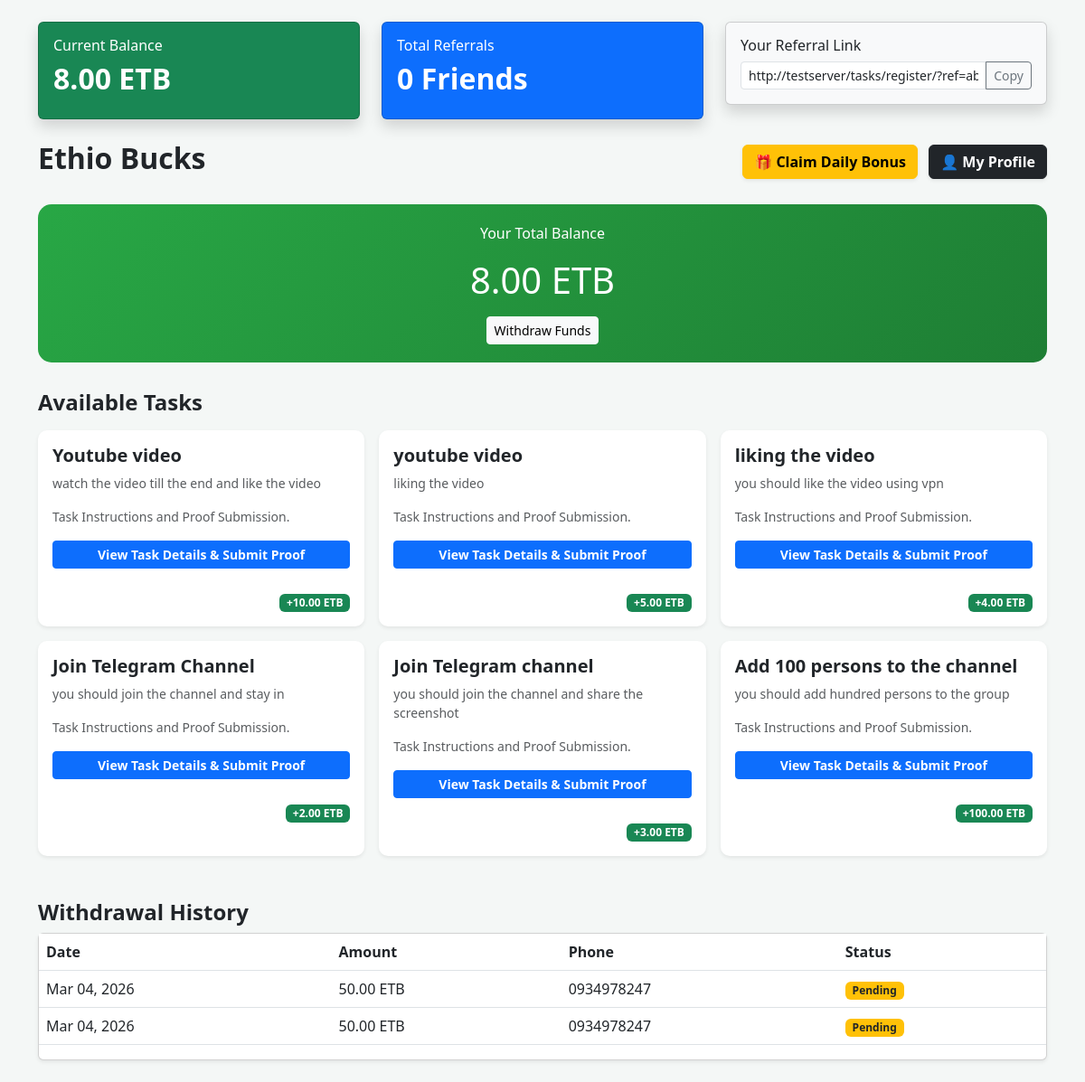
Before: /tasks/ (signed in) with the older database file.
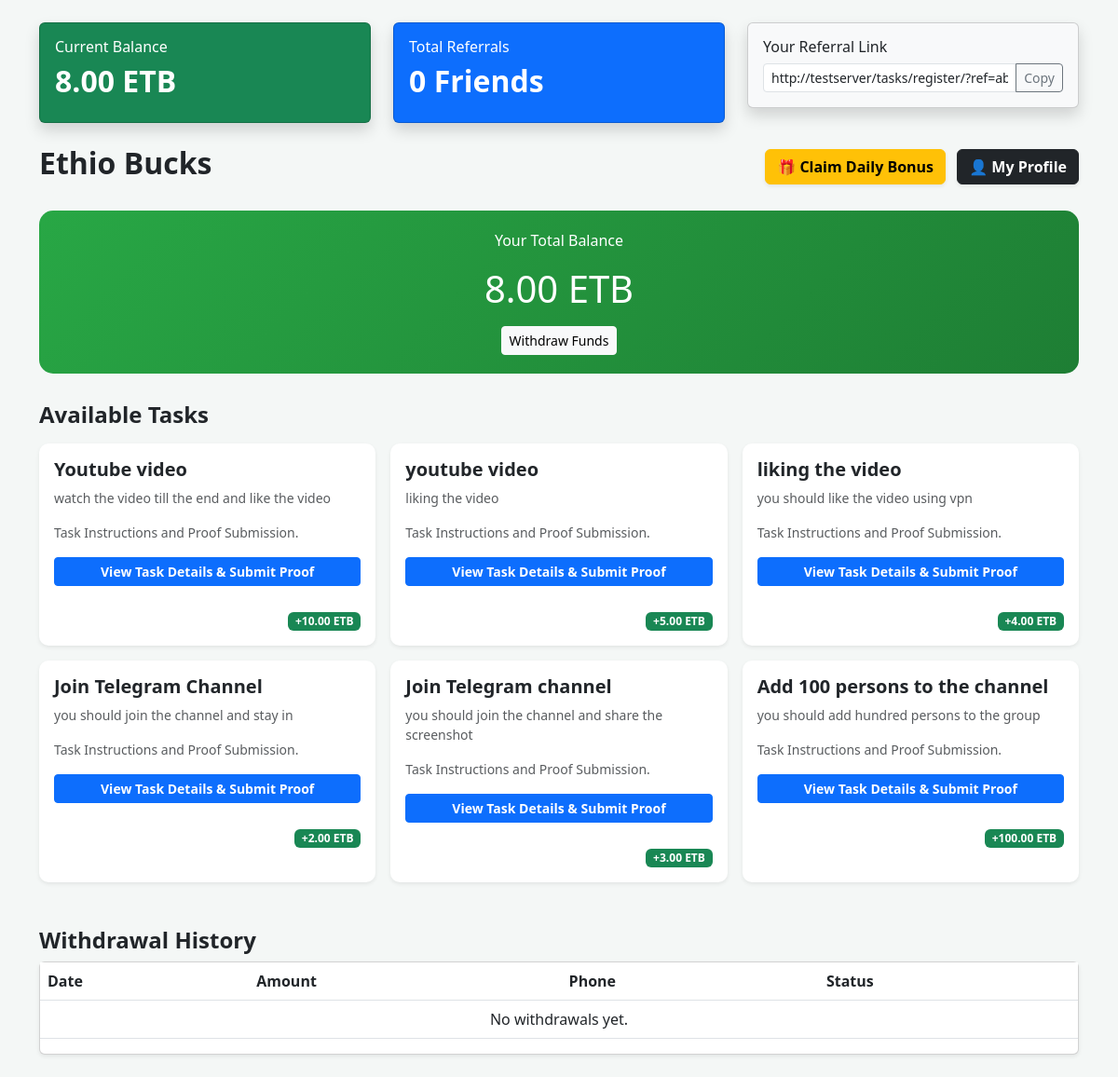
After: the same page with the newer database file.
### tasks/models.py (models this page shows, shortened)
class Profile(models.Model):
    user = models.OneToOneField(User, on_delete=models.CASCADE)
    balance = models.DecimalField(max_digits=10, decimal_places=2, default=0.00)
    last_bonus_date = models.DateTimeField(null=True, blank=True)
    referred_by = models.ForeignKey(User, on_delete=models.SET_NULL, null=True, blank=True, related_name='referrals')

class Task(models.Model):
    title = models.CharField(max_length=200)
    link = models.URLField()
    reward = models.DecimalField(max_digits=10, decimal_places=2)
    description = models.TextField(blank=True)
    requires_proof = models.BooleanField(default=False)

class WithdrawalRequest(models.Model):
    user = models.ForeignKey(User, on_delete=models.CASCADE)
    amount = models.DecimalField(max_digits=10, decimal_places=2)
    phone_number = models.CharField(max_length=15)
    payment_method = models.CharField(max_length=50, default="Telebirr")
    is_approved = models.BooleanField(default=False)
    created_at = models.DateTimeField(auto_now_add=True)

### tasks/views.py (the view)
# urls.py: path('', views.task_list, name='task_list'),
@login_required
def task_list(request):
    all_tasks = Task.objects.all()
    user_profile, created = Profile.objects.get_or_create(user=request.user)
    referral_count = request.user.referrals.count()
    my_withdrawals = WithdrawalRequest.objects.filter(user=request.user).order_by('-created_at')
    pending_money = my_withdrawals.filter(is_approved=False).aggregate(Sum('amount'))['amount__sum'] or 0.00
    approved_money = my_withdrawals.filter(is_approved=True).aggregate(Sum('amount'))['amount__sum'] or 0.00
    context = {
        'tasks': all_tasks,
        'profile': user_profile,
        'referral_count': referral_count,
        'withdrawals': my_withdrawals,
        'pending_money': pending_money,
        'approved_money': approved_money,
    }
    return render(request, 'tasks/task_list.html', context)

### tasks/templates/tasks/task_list.html (shortened to what this page needs)
<!DOCTYPE html>
<html lang="en">
<head>
    <link href="https://cdn.jsdelivr.net/npm/bootstrap@5.3.0/dist/css/bootstrap.min.css" rel="stylesheet">
</head>
<body>
<div class="container py-4">
    <div class="row mb-4">
        <div class="col-md-4">
            <div class="card bg-success text-white shadow">
                <div class="card-body">
                    <h6>Current Balance</h6>
                    <h2 class="fw-bold">{{ profile.balance }} ETB</h2>
                </div>
            </div>
        </div>
        <div class="col-md-4">
            <div class="card bg-primary text-white shadow">
                <div class="card-body">
                    <h6>Total Referrals</h6>
                    <h2 class="fw-bold">{{ referral_count }} Friends</h2>
                </div>
            </div>
        </div>
        <div class="col-md-4">
            <div class="card bg-light shadow">
                <div class="card-body">
                    <h6>Your Referral Link</h6>
                    <div class="input-group">
                        <input type="text" id="refLink" class="form-control form-control-sm"
                               value="{{ request.scheme }}://{{ request.get_host }}{% url 'tasks:register' %}?ref={{ request.user.username }}"
                               readonly>
                        <button class="btn btn-outline-secondary btn-sm" onclick="copyLink()">Copy</button>
                    </div>
                </div>
            </div>
        </div>
    </div>
    <div class="d-flex justify-content-between align-items-center mb-4">
        <h2 class="fw-bold text-dark">Ethio Bucks</h2>
        <div>
            <a href="{% url 'tasks:claim_daily_bonus' %}" class="btn btn-warning shadow-sm me-2 fw-bold">
                🎁 Claim Daily Bonus
            </a>
            <a href="{% url 'tasks:profile' %}" class="btn btn-dark shadow-sm fw-bold">
                👤 My Profile
            </a>
        </div>
    </div>
    <div class="wallet-card text-center">
        <p>Your Total Balance</p>
        <h1>{{ profile.balance }} ETB</h1>
        <a href="{% url 'tasks:withdraw_money' %}" class="btn btn-light btn-sm mt-2">
            Withdraw Funds
        </a>
    </div>
    <h4 class="mb-3 fw-bold">Available Tasks</h4>
    <div class="row g-3">
        {% for task in tasks %}
        <div class="col-md-6 col-lg-4">
            <div class="card task-card h-100 shadow-sm">
                <div class="card-body d-flex flex-column">
                    <h5 class="fw-bold">{{ task.title }}</h5>
                    <p class="text-muted small">{{ task.description }}</p>
                    <p class="small text-muted">
                        Task Instructions and Proof Submission.
                    </p>
                    <a href="{% url 'tasks:task_detail' task.id %}" class="btn btn-primary btn-sm mb-2 w-100 fw-bold">
                        View Task Details & Submit Proof
                    </a>
                    <div class="mt-3 text-end">
                        <span class="badge bg-success">+{{ task.reward }} ETB</span>
                    </div>
                </div>
            </div>
        </div>
        {% empty %}
        <p class="text-muted text-center">No tasks available right now.</p>
        {% endfor %}
    </div>
    <div class="mt-5">
        <h4 class="fw-bold">Withdrawal History</h4>
        <div class="card shadow-sm">
            <div class="table-responsive">
                <table class="table table-hover">
                    <thead>
                        <tr>
                            <th>Date</th>
                            <th>Amount</th>
                            <th>Phone</th>
                            <th>Status</th>
                        </tr>
                    </thead>
                    <tbody>
                        {% for withdrawal in withdrawals %}
                        <tr>
                            <td>{{ withdrawal.created_at|date:"M d, Y" }}</td>
                            <td>{{ withdrawal.amount }} ETB</td>
                            <td>{{ withdrawal.phone_number }}</td>
                            <td>
                                {% if withdrawal.is_approved %}
                                    <span class="badge bg-success">Paid</span>
                                {% else %}
                                    <span class="badge bg-warning text-dark">Pending</span>
                                {% endif %}
                            </td>
                        </tr>
                        {% empty %}
                        <tr>
                            <td colspan="4" class="text-center">No withdrawals yet.</td>
                        </tr>
                        {% endfor %}
                    </tbody>
                </table>
            </div>
        </div>
    </div>
</div>
</body>
</html>

### tasks/templates/tasks/task_list.html (style rules this page uses)
body { background-color: #f4f7f6; font-family: 'Segoe UI', Tahoma, Geneva, Verdana, sans-serif; }
.wallet-card { background: linear-gradient(135deg, #28a745 0%, #1e7e34 100%); color: white; border-radius: 15px; padding: 20px; margin-bottom: 30px; }
.task-card { border: none; border-radius: 10px; transition: transform 0.2s; }

Changed rows visible on the page:
removed WithdrawalRequest: created_at "Mar 04, 2026", amount "50.00", phone_number "0934978247", is_approved "Pending"
removed WithdrawalRequest: created_at "Mar 04, 2026", amount "50.00", phone_number "0934978247", is_approved "Pending"
Other visible differences:
text now shown: "No withdrawals yet."
